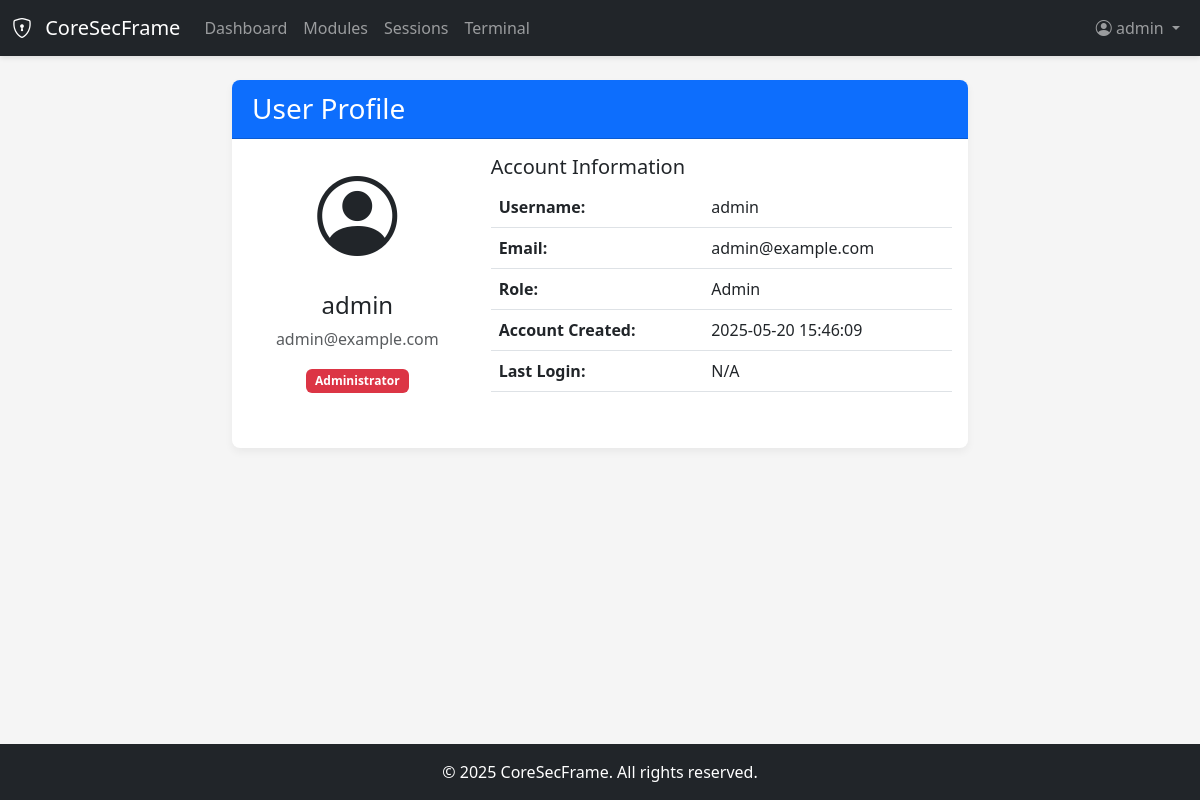
Page /auth/profile (signed in) on the earlier database version.
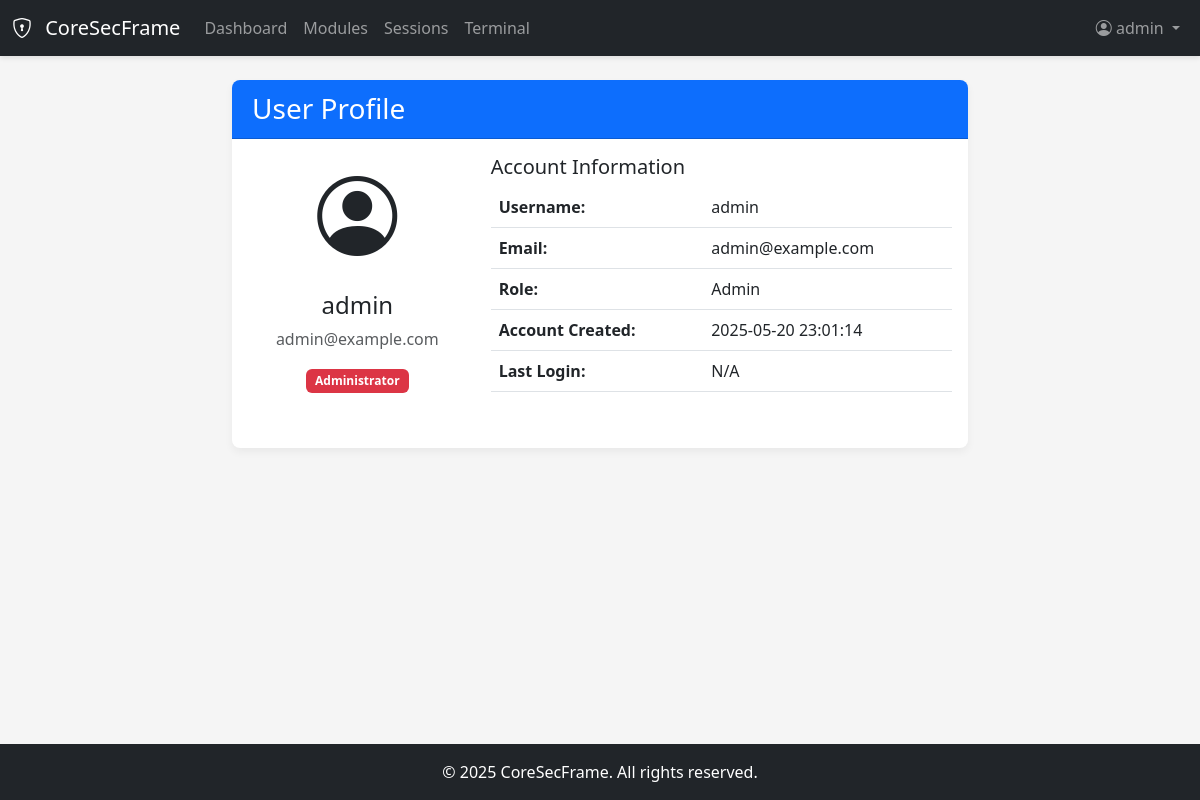
Same page on the later database version.
### app/auth/models.py (models this page shows, shortened)
class User(UserMixin, db.Model):
    id = db.Column(db.Integer, primary_key=True)
    username = db.Column(db.String(64), index=True, unique=True)
    email = db.Column(db.String(120), index=True, unique=True)
    password_hash = db.Column(db.String(128))
    role = db.Column(db.String(20), default='user')  # 'admin' or 'user'
    created_at = db.Column(db.DateTime, default=datetime.utcnow)
    last_login = db.Column(db.DateTime, nullable=True)
    def is_admin(self):
        return self.role == 'admin'

### app/auth/routes.py (the view)
@auth_bp.route('/profile')
@login_required
def profile():
    return render_template('auth/profile.html', title='User Profile')

### app/auth/models.py (called while the page is built)
@login_manager.user_loader
def load_user(id):
    return User.query.get(int(id))

### app/templates/auth/profile.html
{% extends "base.html" %}
{% block content %}
<div class="row">
    <div class="col-md-8 offset-md-2">
        <div class="card">
            <div class="card-header bg-primary text-white">
                <h3 class="mb-0">User Profile</h3>
            </div>
            <div class="card-body">
                <div class="row mb-4">
                    <div class="col-md-4 text-center">
                        <div class="mb-3">
                            <i class="bi bi-person-circle" style="font-size: 5rem;"></i>
                        </div>
                        <h4>{{ current_user.username }}</h4>
                        <p class="text-muted">{{ current_user.email }}</p>
                        {% if current_user.is_admin() %}
                        <span class="badge bg-danger">Administrator</span>
                        {% else %}
                        <span class="badge bg-info">User</span>
                        {% endif %}
                    </div>
                    <div class="col-md-8">
                        <h5>Account Information</h5>
                        <table class="table">
                            <tr>
                                <th>Username:</th>
                                <td>{{ current_user.username }}</td>
                            </tr>
                            <tr>
                                <th>Email:</th>
                                <td>{{ current_user.email }}</td>
                            </tr>
                            <tr>
                                <th>Role:</th>
                                <td>{{ current_user.role|title }}</td>
                            </tr>
                            <tr>
                                <th>Account Created:</th>
                                <td>{{ current_user.created_at.strftime('%Y-%m-%d %H:%M:%S') }}</td>
                            </tr>
                            <tr>
                                <th>Last Login:</th>
                                <td>
                                    {% if current_user.last_login %}
                                    {{ current_user.last_login.strftime('%Y-%m-%d %H:%M:%S') }}
                                    {% else %}
                                    N/A
                                    {% endif %}
                                </td>
                            </tr>
                        </table>
                    </div>
                </div>
            </div>
        </div>
    </div>
</div>
{% endblock %}

### app/templates/base.html (shortened to what this page needs)
<!DOCTYPE html>
<html lang="en">
<head>
    <link href="https://cdn.jsdelivr.net/npm/bootstrap@5.3.0-alpha1/dist/css/bootstrap.min.css" rel="stylesheet">
    <link rel="stylesheet" href="https://cdn.jsdelivr.net/npm/bootstrap-icons@1.10.3/font/bootstrap-icons.css">
    <link rel="stylesheet" href="{{ url_for('static', filename='css/styles.css') }}">
</head>
<body class="d-flex flex-column min-vh-100">
    <body class="d-flex flex-column min-vh-100">
        <header>
            <nav class="navbar navbar-expand-lg navbar-dark bg-dark">
                <div class="container-fluid">
                    <a class="navbar-brand" href="{{ url_for('core.index') }}">
                        <i class="bi bi-shield-lock me-2"></i>
                        CoreSecFrame
                    </a>
                    <div class="collapse navbar-collapse" id="navbarNav">
                        <ul class="navbar-nav me-auto">
                            {% if current_user.is_authenticated %}
                            <li class="nav-item">
                                <a class="nav-link" href="{{ url_for('core.dashboard') }}">Dashboard</a>
                            </li>
                            <li class="nav-item">
                                <a class="nav-link" href="{{ url_for('modules.index') }}">Modules</a>
                            </li>
                            <li class="nav-item">
                                <a class="nav-link" href="{{ url_for('sessions.index') }}">Sessions</a>
                            </li>
                            <li class="nav-item">
                                <a class="nav-link" href="{{ url_for('terminal.index') }}">Terminal</a>
                            </li>
                            {% endif %}
                        </ul>
                        <ul class="navbar-nav ms-auto">
                            {% if current_user.is_authenticated %}
                            <li class="nav-item dropdown">
                                <a class="nav-link dropdown-toggle" href="#" id="navbarDropdown" role="button"
                                    data-bs-toggle="dropdown">
                                    <i class="bi bi-person-circle"></i> {{ current_user.username }}
                                </a>
                            </li>
                            {% endif %}
                        </ul>
                    </div>
                </div>
            </nav>
        </header>
        <main class="flex-grow-1">
            <div class="container mt-4">
                {% block content %}{% endblock %}
            </div>
        </main>
        <footer class="bg-dark text-white mt-4 py-3">
            <div class="container text-center">
                <span>&copy; 2025 CoreSecFrame. All rights reserved.</span>
            </div>
        </footer>
    </body>
</html>

Differences in the rows shown:
changed User "admin": created_at "2025-05-20 15:46:09" → "2025-05-20 23:01:14"
